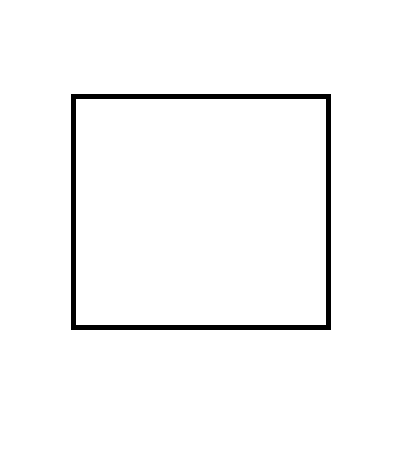
#> input picture DecisionTreeClassifier-with-scikit-learn-2021S-data/my_digit.png, 409 x 464 px
$ jupyter execute DecisionTreeClassifier-with-scikit-learn-2022S.ipynb
#> lines starting #> are read from the running program, lines starting #| are printed output that depends on the picture
# DecisionTreeClassifier with scikit learn


This work by Jephian Lin is licensed under a [Creative Commons Attribution 4.0 International License](http://creativecommons.org/licenses/by/4.0/).

[cell 1]
import numpy as np
import matplotlib.pyplot as plt
from sklearn.tree import DecisionTreeClassifier
from sklearn.tree import plot_tree

## Code
```python
from sklearn.tree import DecisionTreeClassifier
model = DecisionTreeClassifier(<parameters>)
model.fit(X, y)
y_new = model.predict(X_test)
```

[Official Reference](https://scikit-learn.org/stable/modules/generated/sklearn.tree.DecisionTreeClassifier.html)

## Parameters
- `criterion`: `"gini"` or `"entropy"`
the function to measure a good cut
- `max_depth`: an integer, the maximum depth of a tree
- `min_samples_split`: if a node has more than `min_samples_split` samples, then split further

and many others.

## Attributes
- `classes_`: an array of shape `(n_classes,)`
(Usually `0, ..., n_classes-1`)
- `feature_importances_`: an array of shape `(n_features,)`
the total importance (impurity reduction) of each feature
- `tree_`: the constructed decition tree

For `model.tree_`
- `children_left[i]`: id of the left child of node i or -1 if leaf node
- `children_right[i]`: id of the right child of node i or -1 if leaf node
- `feature[i]`: feature used for splitting node i
- `threshold[i]`: threshold value at node i
- `n_node_samples[i]`: the number of of training samples reaching node i
- `impurity[i]`: the impurity at node i

(Source: [Understanding the decision tree structure](https://scikit-learn.org/stable/auto_examples/tree/plot_unveil_tree_structure.html))

## Sample data

##### Exercise 1
Let
```python
mu = np.array([1,1])
cov = np.array([[1.1,-1],
                [-1,1.1]])
X = np.vstack([np.random.multivariate_normal(mu, cov, 100),
               np.random.multivariate_normal(-mu, cov, 100)])
y = np.array([0]*100 + [1]*100)
```

###### 1(a)
Plot the points (rows) in `X` with `c=y` .

[cell 2]
### your answer here
mu = np.array([1,1])
cov = np.array([[1.1,-1],
                [-1,1.1]])
X = np.vstack([np.random.multivariate_normal(mu, cov, 100),
               np.random.multivariate_normal(-mu, cov, 100)])
y = np.array([0]*100 + [1]*100)

plt.scatter(*X.T, c=y)   ##先畫原本的 X,y 的資料
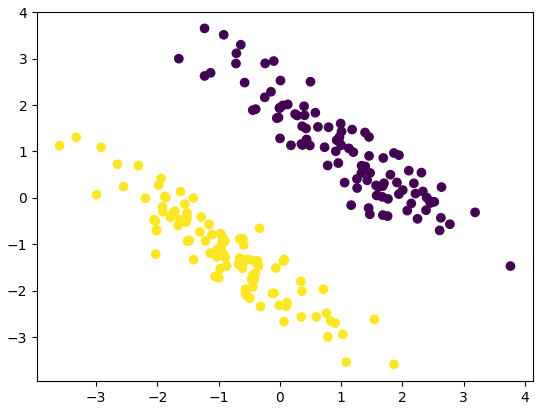
#> figure drawn by matplotlib, 1 panel

###### 1(b)
Draw 1000 random points uniformly on the region $-5\leq x\leq 5$ and $-5\leq y\leq 5$.
Use the trained model to make a prediction `y_new` .
Then plot these 1000 points with `c=y_new` .

[cell 3]
### your answer here
#建立模型
from sklearn.tree import DecisionTreeClassifier
model = DecisionTreeClassifier()
model.fit(X, y)

X_test = np.random.rand(1000,2) * 10 - np.array([5,5])  ##創建測試集的資料
y_new = model.predict(X_test)
plt.scatter(*X.T, c=y)  ##深色為原本的資料
plt.scatter(*X_test.T, c=y_new, s=10, alpha=0.3)  ## 依照分類樹模型來預測那測試集的點，結果為較淺較小點的
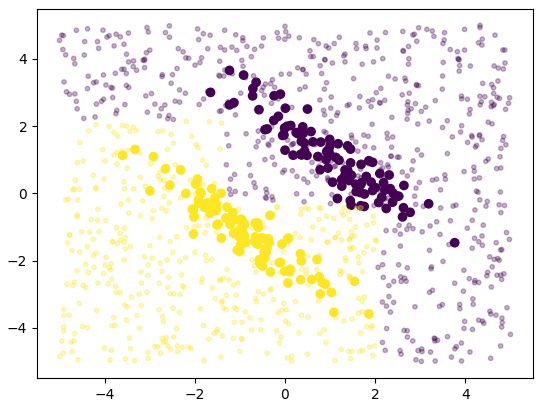
#> figure drawn by matplotlib, 1 panel

###### 1(c)
Trains a decision tree model.
Let
```python
from sklearn.tree import plot_tree
plot_tree(model)
```
Try to understand the following questions:
- Check if the number of samples in a node is equal to the sum of those in its two children
- What can you say about the `gini` value at each leaf node?
- What can you say about the `value` distribution at each leaf node?
- Check how many samples satisfies the criteria at the root node.  It should be the same as the number of samples in the left child (of the root).

[cell 4]
### your answer here
from sklearn.tree import plot_tree
plot_tree(model,class_names=['a','b'])
#
# ANS:
# 1. Yes.
#    The number of samples in a node is equal to the sum of those in its two children
#    (ex: 110 + 90 = 200, 93 + 17 = 110, ...)
# 2. Gini:
#    gini is the degree of impurity of the dataset.
#    For example, there are 200 data points in the original dataset.At the first classification,
#    the model classify it into 100 points which labeled by "a", and 100 points labeled as "b".
#    100 points are correct, and 100 are mislabeled, so the gini = 0.5(1-0.5) + 0.5(1-0.5) = 0.5
#    let's take a look at the another example, we focus on left child of the second level,
#    therr are 81 samples , the model classify it into 5 points which labeled by "a", and 76 points labeled as "b".
#    76 points are correct, and 5 are mislabeled, so the gini = 17/110(1 - 17/110) + 93/110(1 - 93/110) = 0.261
#    As we see, after few time of classification, gini will decrease to 0,
#    only when the gini=0 , the model will stop classifying, because gini=0 means that the node is pure.

# 3. Value:
#    value means the number of data points in each class,
#    in this case, it means that there are how many points whick are labeled by "a" or "b".
#    Take the left child at the second level as example, value=[17,93] means that
#    17 points should be labeled as a, but they are mislabeles as b.
#    Only if value=[0, xx] or [xx, 0] will the model stop classifying,
#    because it means that there are no points are mislabeled.

# 4. There are 110 points satisfies the criteria at the root node.
j = model.tree_.feature[0]
t = model.tree_.threshold[0]
### x[j] <= t
(X[:,j] < t).sum()

##### Exercise 2
Let
```python
from sklearn.datasets import load_iris
iris = load_iris()
X = iris.data
y = iris.target
```

###### 2(a)
Apply the decision tree classification algorithm to `X` and `y` .
Make a predicion of the training data.
How is the accuracy?

[cell 5]
### your answer here
from sklearn.datasets import load_iris
iris = load_iris()
X = iris.data
y = iris.target

import sklearn.model_selection
X_train, X_test, y_train, y_test = sklearn.model_selection.train_test_split(X, y, test_size = 0.2)
# 80% training and 20% test

from sklearn import metrics
from sklearn.tree import DecisionTreeClassifier
model = DecisionTreeClassifier()
model.fit(X_train, y_train)
y_new = model.predict(X_test)

print("Accuracy = ",metrics.accuracy_score(y_test, y_new))

###### 2(b)
Plot the decision tree.
If a bag of $n$ balls contains $n_i$ balls of color $i$ (for colors $i=0,\ldots,c-1$), the **Gini impurity** of this bag (distribution) is
$$\sum_{i=0}^{c-1} p_i(1 - p_i),$$
where $p_i = n_i/n$ is the probability of getting a ball of color $i$.

Pick a node and check if this formula is correct.

[cell 6]
### your answer here
from sklearn.tree import plot_tree
plt.figure(figsize = (12,12))
plot_tree(model)
(39/120)*(1-39/120) + (37/120)*(1-37/120) + (44/120)*(1-44/120)
## the answer = 0.66486, is close to the gini = 0.665 in the top node

###### 2(c)
Change the model setting to `criteria="entropy"` and plot the decision tree again.
If a bag of $n$ balls contains $n_i$ balls of color $i$ (for colors $i=0,\ldots,c-1$), the **entropy** of this bag (distribution) is
$$\sum_{i=0}^{c-1} -p_i\log_2(p_i),$$
where $p_i = n_i/n$ is the probability of getting a ball of color $i$.

Pick a node and check if this formula is correct.

[cell 7]
### your answer here
import math
from sklearn import metrics

from sklearn.tree import DecisionTreeClassifier
model = DecisionTreeClassifier(criterion="entropy")
model.fit(X_train, y_train)
y_new = model.predict(X_test)

plt.figure(figsize = (12,12))
plot_tree(model)

-(39/120)*np.log2(39/120) - (37/120)*np.log2(37/120) - (44/120)*np.log2(44/120)
## the answer= 1.58109,it is close to the entropy = 1.581 in the top node

##### Exercise 3
Let
```python
from sklearn.datasets import load_digits
digits = load_digits()
mask = (digits.target == 0) | (digits.target == 1)
X = digits.data[mask]
y = digits.target[mask]
```

###### 3(a)
Train a decision tree classification model.
How is its accuracy score?

[cell 8]
### your answer here
from sklearn.tree import DecisionTreeClassifier
from sklearn.datasets import load_digits
from sklearn import metrics

digits = load_digits()
mask = (digits.target == 0) | (digits.target == 1)
X = digits.data[mask]
y = digits.target[mask]

digits = load_digits()
mask = (digits.target == 0) | (digits.target == 1)
X = digits.data[mask]
y = digits.target[mask]
model = DecisionTreeClassifier()
model.fit(X, y)
y_new = model.predict(X)
print("Testing data accuracy:",metrics.accuracy_score(y, y_new))

###### 3(b)
Use any software or online app to draw a picture of 0 or 1.
Save it as a file, e.g., `my_digit.png` .
Use the following code to load it.
```python
from PIL import Image
img = Image.open("my_digit.png").resize(8,8)
```
Does the model give you the right answer?
Each of you can do 5 pictures.
Let's see what is the accuracy score.

[cell 9]
### your answer here
import os
path = "DecisionTreeClassifier-with-scikit-learn-2021S-data"

### your answer here
from PIL import Image
def ImageToMatrix(filename):
    # 读取图片
    im = Image.open(filename).resize((8,8))

    width,height = im.size
#> width = 8; height = 8
    im = im.convert("L")
    data = im.getdata()
    data = np.array(data,dtype='float')/255.0
#> data = 64 values, max 1 at index 0, min 0.894 at index 41, mean 0.974
    #new_data = np.reshape(data,(width,height))
    new_data = np.reshape(data,(height,width))
    return new_data

filename = os.path.join(path, "my_digit.png")
data = ImageToMatrix(filename)
# data = ImageToMatrix("my_digit.png")

data[data < 1] = 0

mask0 = (data[:,6] == 0)
#> mask0 = [False, True, True, True, True, True, False, False]
mask1 = (data[:,6] == 1)
#> mask1 = [True, False, False, False, False, False, True, True]
X = data[:,mask0]
#> X = [[1, 1, 1, 1, 1], [0, 0, 0, 0, 0], [0, 0, 0, 0, 0], [0, 1, 1, 1, 0], [0, 1, 1, 1, 1], [0, 0, 0, 0, 0], [0, 0, 0, 0, 0], [1, 1, 1, 1, 1]]
y = data[:,mask1]
#> y = [[1, 1, 1], [1, 0, 1], [0, 0, 1], [0, 0, 1], [0, 0, 1], [0, 0, 1], [1, 1, 1], [1, 1, 1]]

model = DecisionTreeClassifier()
model.fit(X, y)
y_new = model.predict(X)
#> y_new = [[1, 1, 1], [0, 0, 1], [0, 0, 1], [0, 0, 1], [0, 0, 1], [0, 0, 1], [0, 0, 1], [1, 1, 1]]
print("Testing data accuracy:",metrics.accuracy_score(y, y_new))
#| Testing data accuracy: 0.75


def MatrixToImage(data):
    data = data*255
    new_im = Image.fromarray(data.astype(np.uint8))
    return new_im


new_im = MatrixToImage(data)

new_im.show()
#會跳出一張預測的照片，圖片顯示的根原本的圖形類似，確實是有預測成0(原本是一個長方形的框框)

#### TA:
You are supposed to predict the digit you drew by using the model trained in 1(a). Not retrain a new model.
You may run the following code instead.

```python
import os
from PIL import Image
path = "DecisionTreeClassifier-with-scikit-learn-2021S-data"
                                                 ~~~~ ---> 2022
filename = os.path.join(path, "my_digit.png")
img = Image.open(filename).resize((8,8)).convert("L")

arr = np.array(img).ravel()
arr = (255 - arr) * 16 / 255
X_sample = arr[np.newaxis, :]
model.predict(X_sample)
```

## Experiments

##### Exercise 4
Let
```python
from sklearn.datasets import load_iris
iris = load_iris()
X = iris.data
y = iris.target
```
and `model` be your decision tree classification model.

###### 4(a)
Plot the decision tree with the keyword `node_ids=True` .
(If necessary, you may use `plt.figure(figsize=(15,15))` to change the figure size.)

[cell 10]
### your answer here
from sklearn.datasets import load_iris
iris = load_iris()
X = iris.data
y = iris.target

import sklearn.model_selection
X_train, X_test, y_train, y_test = sklearn.model_selection.train_test_split(X, y, test_size=0.2, random_state=1)
# 80% training and 20% test

from sklearn import metrics
from sklearn.tree import DecisionTreeClassifier
model = DecisionTreeClassifier()
model.fit(X_train, y_train)
y_new = model.predict(X_test)

plt.figure(figsize=(12,12))
plot_tree(model,node_ids=True)

###### 4(b)
Let `T = model.tree_` .
Print `T.children_left` and `T.children_right` .
Compare these two arrays with the decision tree you printed.
What do they mean?

[cell 11]
### your answer here
T = model.tree_
print(T.children_left)
print(T.children_right)
# Look at the array,in each row means the node of the left child and right child
# the i-th row means the left child node and right child node of the (i-1)-th node
# -1 means in (i-1)-th node it has no children

###### 4(c)
Print `T.feature` and `T.threshold` .
Compare these two arrays with the decision tree you printed.
What do they mean?

[cell 12]
### your answer here
print(T.feature)
# T.feature[i] means when we are classifing the i-th node,
# it use the charateristic of feature[i]-th to start classification

print(T.threshold)
# When we are classifing, threshold is the critical value in every node

###### 4(d)
Print `T.n_node_samples` and `T.impurity` .
Compare these two arrays with the decision tree you printed.
What do they mean?

[cell 13]
### your answer here
print(T.n_node_samples)
# T.n_node_samples[i] means that
# in i-th node, the numbers of the sample will equal to "T.n_node_samples[i]"
print(T.impurity)
# When the values of the "T.impurity" is not equal to 0, it means the data inside are still not pure
#so it requires to find the feature to classify more precisely

###### 4(e)
For each `i = 0,1,2,3`, count how many nodes uses feature `i` for splitting.

[cell 14]
### your answer here
for i in range(4):
    print("Feature ",i," uses ",sum(T.feature==i)," times")

###### 4(f)
Suppose there are $N$ sample points in the training data.
Suppose a node contains $n_s$ sample points.
Within these sample points, there is a chance of $p_i$ to get class $i$.
One may calculate the impurity $H$ (Gini or entropy) at this point.

Suppose the "information" at each node is
$$I = \frac{n_s}{N}\cdot H.$$
Calculate the information at each node.

[cell 15]
### your answer here
ns = T.n_node_samples
H = T.impurity
N = 120
I = (ns/N)*H
for i in range(13):
    print("The information of node ",i,"is ",I[i])

###### 4(g)
Suppose $I$ is the information at one node, while $I_\ell$ and $I_r$ are the information at its left and right children, respectively.
The **information gain** at this node is $I_\ell + I_r -I$.
Calculate the information gain at each node.

[cell 16]
### your answer here
inf_g = np.zeros_like(I)
for i in range(13):
    left = T.children_left[i]
    right = T.children_right[i]
    if left == -1:
        if right == -1:
            inf_g[i] = -I[i]
            inf_g[i] = I[right] - I[i]
            inf_g[i] = I[left] + I[right] - I[i]
    print("The information gain of node ",i," is: ",inf_g[i])

###### 4(h)
Let $W_i$ be the sum of information gain among nodes using feature $i$ for splitting.
Calculate an array `W` such whose entries are `W_i` for each feature $i$.
Let `W = W / W.sum()` .
Compare `W` with `model.feature_importances_` .

[cell 17]
### your answer here
feature = T.feature
W = np.zeros(4)

where0 = np.where(feature==0)
where1 = np.where(feature==1)
where2 = np.where(feature==2)
where3 = np.where(feature==3)

for i in range(4):
    inf_where = np.where(feature==i)
    W[i] = sum(inf_g[inf_where])

W = W / W.sum()
print(model.feature_importances_)
print(W)

##### Exercise 5
Let
```python
X = 5 * np.random.randn(1000,2)
lengths = np.linalg.norm(X, axis=1)
band1 = (lengths > 1) & (lengths <2)
band2 = (lengths > 3) & (lengths <4)
X = np.vstack([X[band1], X[band2]])
y = np.array([0]*band1.sum() + [1]*band2.sum())
```

###### 5(a)
Go through the split-train-test process.
What is the accuracy score?

[cell 18]
### your answer here
from sklearn.model_selection import train_test_split
X = 5 * np.random.randn(1000,2)
lengths = np.linalg.norm(X, axis=1)
band1 = (lengths > 1) & (lengths <2)
band2 = (lengths > 3) & (lengths <4)
X = np.vstack([X[band1], X[band2]])
y = np.array([0]*band1.sum() + [1]*band2.sum())

score = np.array([])
for i in range(10):
    X_train, X_test, y_train, y_test = train_test_split(X, y)
    model = DecisionTreeClassifier()
    model.fit(X, y)
    y_new = model.predict(X_test)

    scr = np.sum(y_new==y_test)/y_test.shape[0]
    score = np.append(score,scr)
for i in range(10):
    print("test",i+1,": score =",score[i])
print("average score =",np.mean(score))

###### 5(b)
Use some random points to plot the regions for each class.
(Just as what we did in Exercise 1.)

[cell 19]
### your answer here
mu = np.array([1,1])
cov = np.array([[1.1,-1],
                [-1,1.1]])
X = np.vstack([np.random.multivariate_normal(mu, cov, 100),
               np.random.multivariate_normal(-mu, cov, 100)])
y = np.array([0]*100 + [1]*100)

from sklearn.tree import DecisionTreeClassifier
model = DecisionTreeClassifier()
model.fit(X, y)

X_test = np.random.rand(1000,2) * 10 - np.array([5,5])  ##創建測試集的資料
y_new = model.predict(X_test)


#plt.scatter(*X_test.T, c=y_new, s=10, alpha=0.3)
X_test=np.random.rand(1000,2)*10 - np.array([5,5])
y_new = model.predict(X_test)
plt.axis('equal')
plt.scatter(X_test.T[0],X_test.T[1],c=y_new)
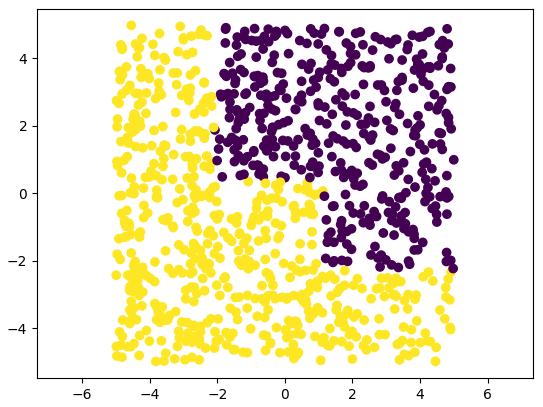
#> figure drawn by matplotlib, 1 panel

[cell 20]
#end#

[cell 21]
## 上課畫的impurity line

[cell 22]
criteria = "gini"

def impurity(arr):
    dtrib = np.unique(arr, return_counts=True)[1]
    dtrib = dtrib / dtrib.sum()
    if criteria == "gini":
        return np.sum(dtrib * (1 - dtrib))
    if criteria == "entropy":
        return np.sum(-dtrib * np.log2(dtrib))

[cell 23]
X = np.zeros((10,2), dtype=float)
X[:,0] = np.arange(10)
y = np.array([0,0,0,1,1,0,1,1,1,1])

plt.scatter(*X.T, c=y)

Iprime = np.zeros_like(X)
### for illustration, just focus on x-coordinate
j = 0
N,d = X.shape

for i in range(N):
    mask = (X[:,j] <= X[i,j])
    NL, NR = mask.sum(), (~mask).sum()
    HL = impurity(y[mask])
    HR = impurity(y[~mask])
    Iprime[i,j] = (NL * HL + NR * HR) / N

plt.plot(X[:,j], Iprime[:,j])
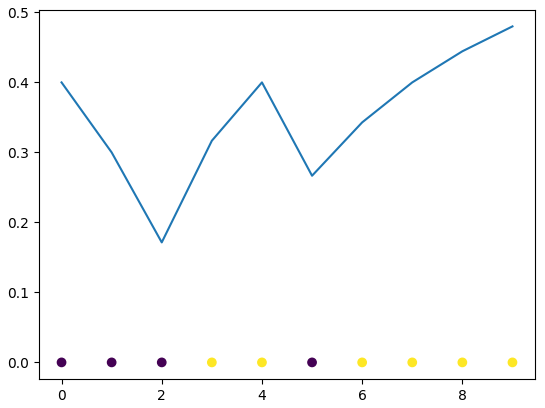
#> figure drawn by matplotlib, 1 panel; curve peaks at x = 9, y = 0.48
